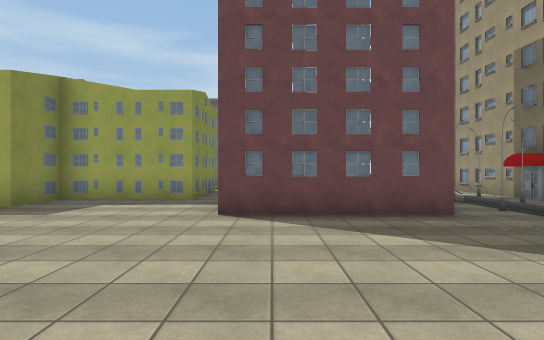
view 1 (above)

24 first-person views from a walk through a Unity game level. The camera is 1.4 m above the floor, looks level and sees 80° across. The floor is counted in squares, 2 m on a side. Each view is taken from the middle of a square. On the plan, view 1 faces up. The plan holds only what a view shows up to about 10 squares ahead; the rest is blank. The place goes on beyond the plan. The player character is not drawn. Some surface patterns are stand-ins.

view 2
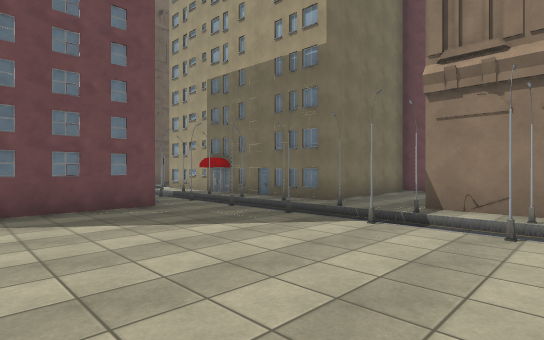

view 3
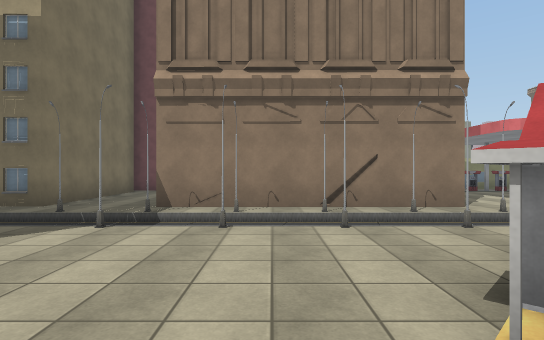

view 4
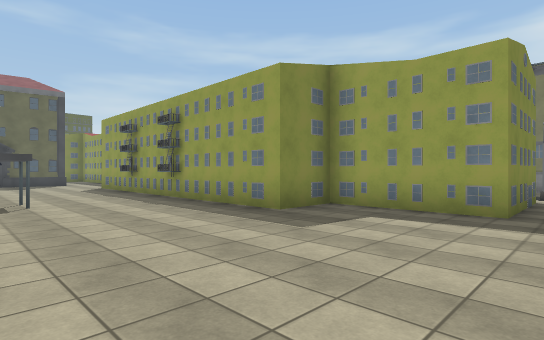

view 5
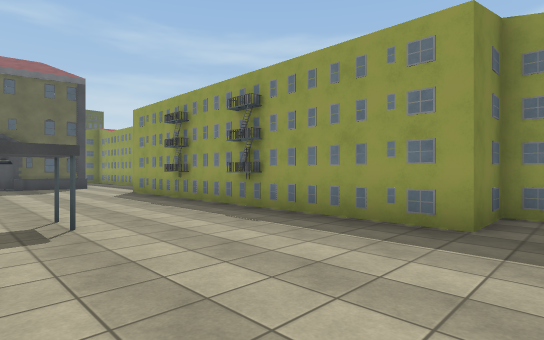

view 6
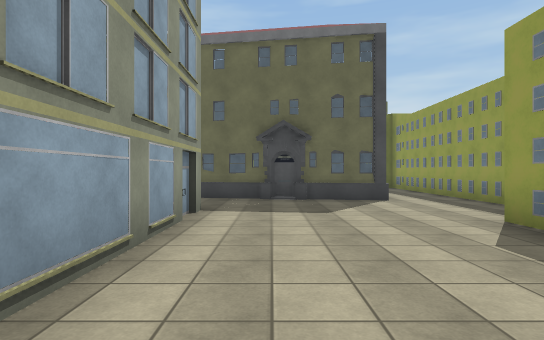

view 7
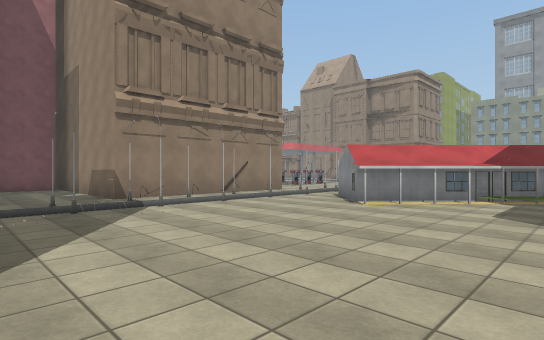

view 8
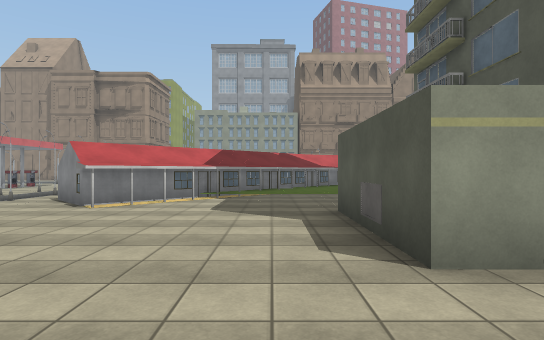

view 9
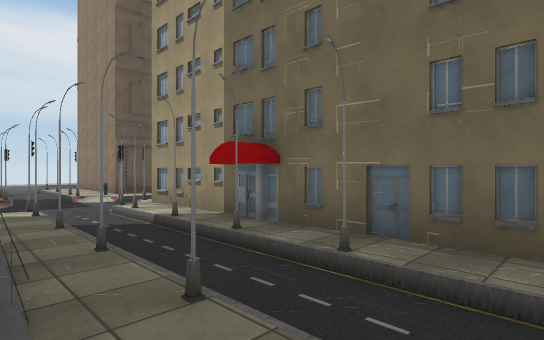

view 10
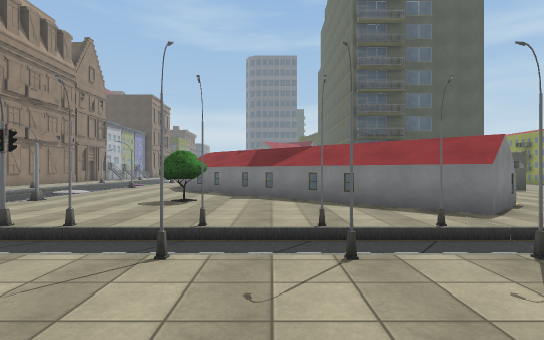

view 11
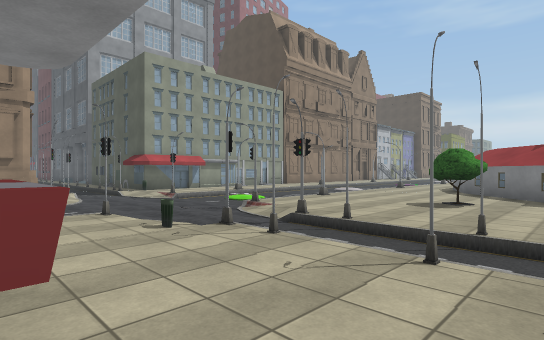

view 12
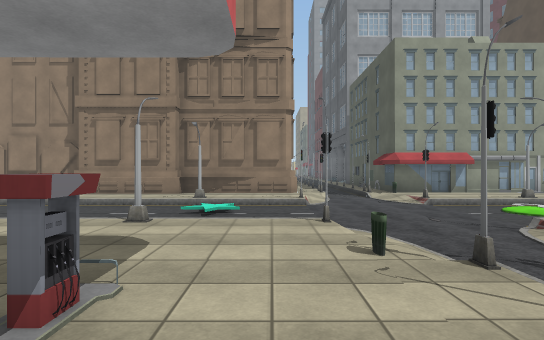

view 13
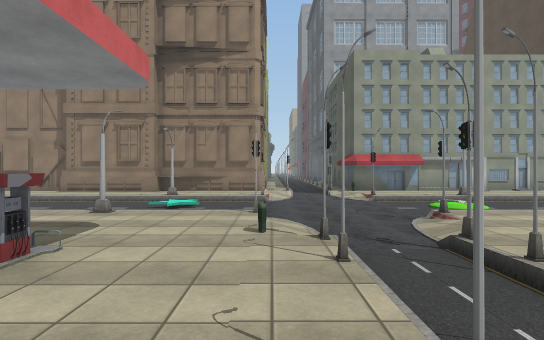

view 14
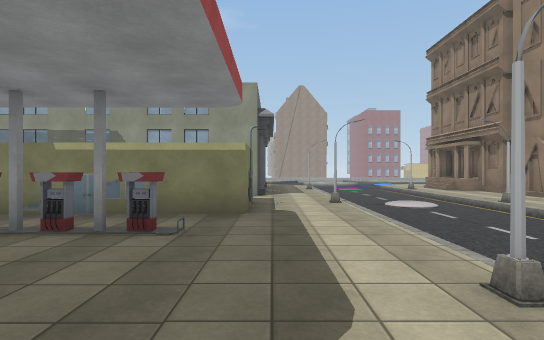

view 15
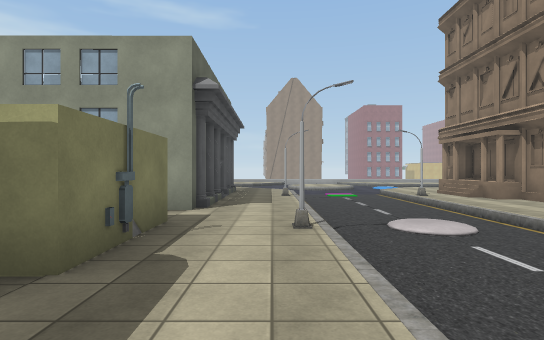

view 16
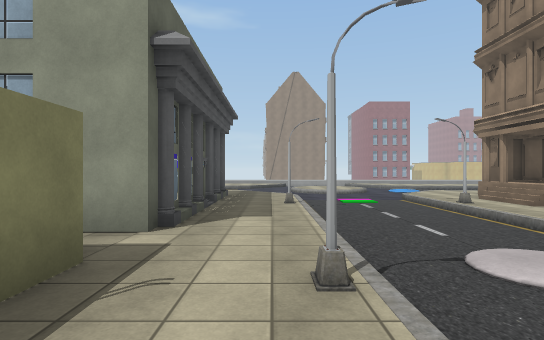

view 17
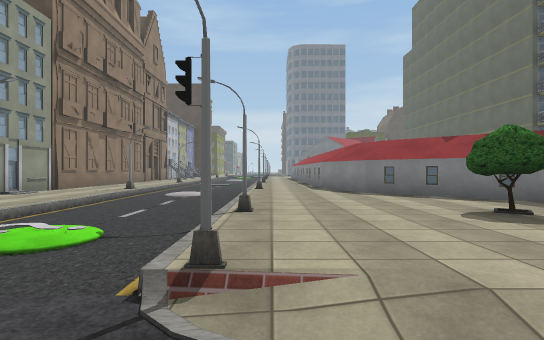

view 18
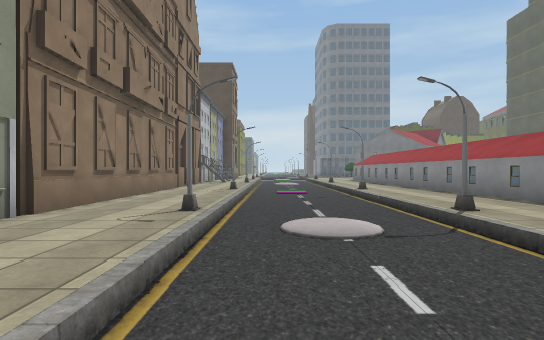

view 19
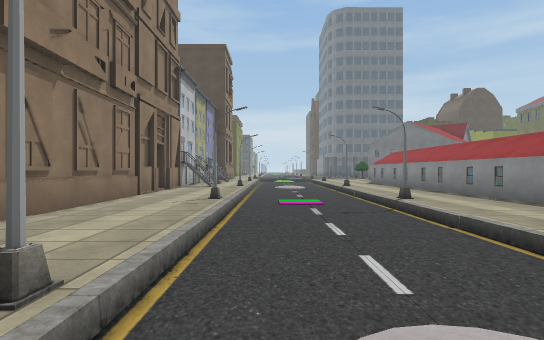

view 20
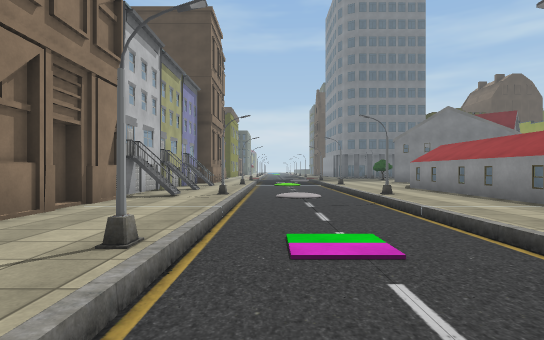

view 21
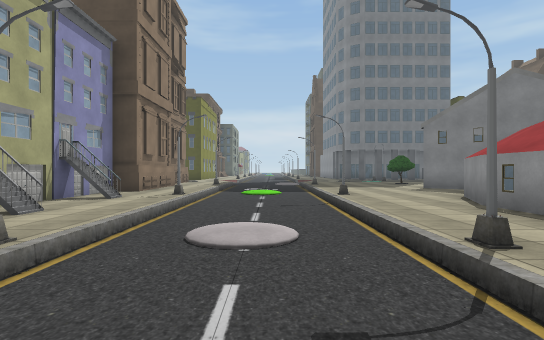

view 22
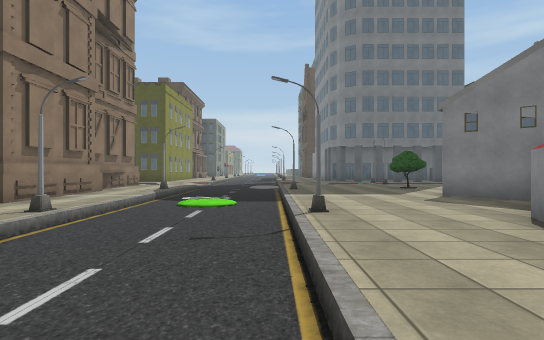

view 23
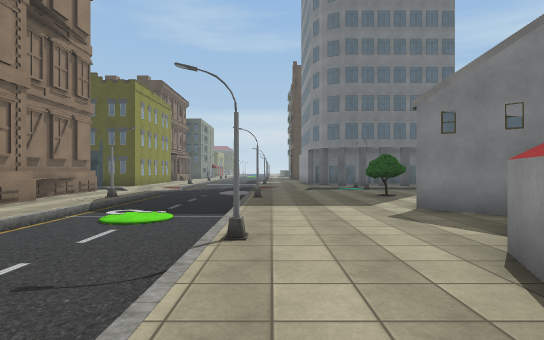

view 24
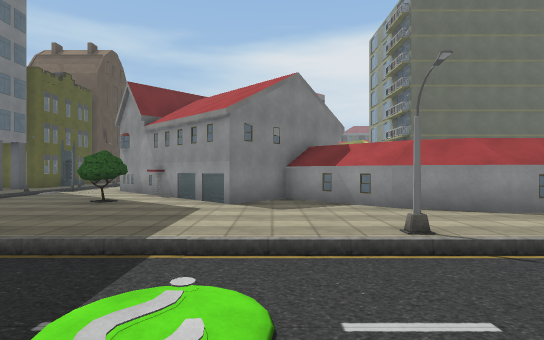

### Floor plan
Key: @ floor where view 1 was taken; # wall or solid block; . main floor; : floor 0.25 m higher than the main floor; - floor 0.25 m lower than the main floor; / step, stairs or slope; ^ raised ledge; P pole; B building; T tree; I bin; O other object.
Columns run from 26 left of view 1 to 22 right of it. Each row starts with its distance up from view 1.
 15                               OO.
 14                               OOOBBB
 13                               --O/
 12                         O     -OO
 11                         #     OO###
 10                         #     PO#
  9                         #     PP#
  8       ####           ####    B.-#
  7       ......         #...     PPB
  6         #...##########...    #PP#
  5         #................#####.-#
  4         #.....................OO######
  3         #.....................PP.....#
  2         #..##... ..............-.....B
  1         #. #           #......PP####
  0                        #..@...PP#
 -1                        #....../-#
 -2                        ....#..PP#
 -3                        ...###.PP#
 -4                       ///#####/-B
 -5                       :::^###.PP..
 -6 .##                     ^O##..PP...
 -7 ..##                     ##.../-......#
 -8 ...####                 ##....PP.....^#
 -9 .TT.#.##               ##..T../-.....^#
-10 .......#################......PP......###.######
-11 ............................../-I.........//////.
-12 ..P....P....P....P....P....P.P--P..P....P....P../
-13 -------------------------------------------------
-14 ----//----//----------/-----/-----/-----//-------
-15 ----/------/----------/-----/-----/------/-------
-16 ..P....P....P....P....P....P.O--O..P....P....P..-
-17 ............................../-/...........B....
-18 BBBBBB#######B#####BBB######BO OBBBBBBBBBBBBBBBB.

Positions as (right, up) in squares from view 1, and headings:
1: (0, 0), facing up
2: (0, -1), facing up-right
3: (0, -1), facing right
4: (-1, 2), facing up-left
5: (-4, 2), facing up-left
6: (-10, 3), facing left
7: (-2, 4), facing down-right
8: (-2, 4), facing down
9: (3, 4), facing up-right
10: (8, -7), facing left
11: (8, -7), facing down-left
12: (7, -8), facing down
13: (6, -7), facing down
14: (7, -11), facing right
15: (10, -12), facing right
16: (12, -12), facing right
17: (5, -12), facing left
18: (0, -15), facing left
19: (-3, -15), facing left
20: (-7, -15), facing left
21: (-12, -14), facing left
22: (-15, -13), facing left
23: (-16, -12), facing left
24: (-21, -16), facing up
